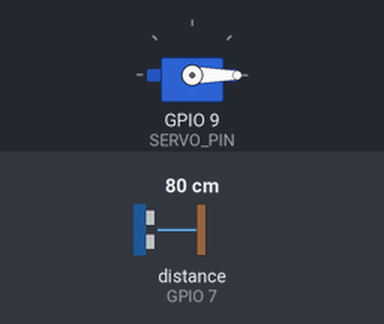
A sketch run on a simulated ESP8266 (NodeMCU). On the bench: servo. Wiring (inferred from the names in the program): ultrasonic range finder: trigger GPIO 6; echo GPIO 7. Inputs (shaded band) come from the test bench; at power-on: distance to the obstacle (sensor on GPIO 7) 80 cm. The echo pulse lasts 58.3 µs per cm.

Above: at 1.2 s.
1.3 s: distance to the obstacle (sensor on GPIO 7) set to 55 cm
3.2 s: distance to the obstacle (sensor on GPIO 7) set to 48 cm
At 4.8 s:
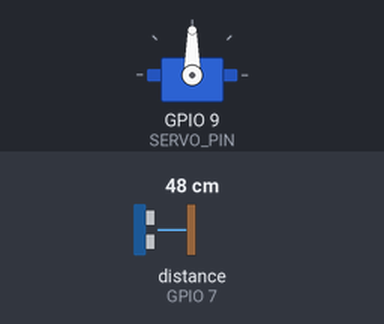
Timing chart, 0 to 6.3 s (numbered marks = the images above; inputs shaded):
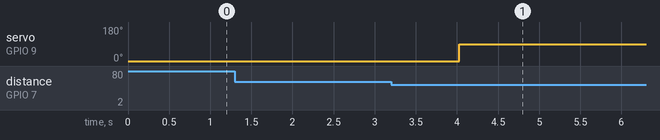

The sketch:

arduinoCode.ino
```cpp
#include <Servo.h>

const int TRIG_PIN = 6;
const int ECHO_PIN = 7;
const int SERVO_PIN = 9;
const int DISTANCE_THRESHOLD = 50;
float distance_cm;
bool Full = false;

Servo servo;

void Servo_Controller()
{
    if (distance_cm < DISTANCE_THRESHOLD) {
    servo.write(90); // Xoay servo đến 90 độ
    delay(5000);
  } else {
    servo.write(0); // Xoay servo về 0 độ
  }
}
void setup() {
  Serial.begin(115200);
  pinMode(TRIG_PIN, OUTPUT);
  pinMode(ECHO_PIN, INPUT);
  servo.attach(SERVO_PIN);
  servo.write(0); // Đặt góc ban đầu của servo
}

void loop() {
  digitalWrite(TRIG_PIN, HIGH);
  delayMicroseconds(10);
  digitalWrite(TRIG_PIN, LOW);
  float duration_us = pulseIn(ECHO_PIN, HIGH);
  distance_cm = 0.017 * duration_us;

  if(!Full) Servo_Controller();

  if(Serial.readString() == "True")
  {
    Full = true;
  }
  else
  {
    Full = false;
  }

//Serial.print("Khoảng cách: ");
//Serial.print(distance_cm);
//Serial.println(" cm");
}
```

Measured:
- the behaviour switches between 51 and 50 cm on distance to the obstacle (sensor on GPIO 7) (found by bisection; images 0 and 1)
- after the input at 1.3 s, every drawn part: stays the same
- after the input at 3.2 s, servo on GPIO 9 (SERVO_PIN): 0° → 90° after 0.83 s
